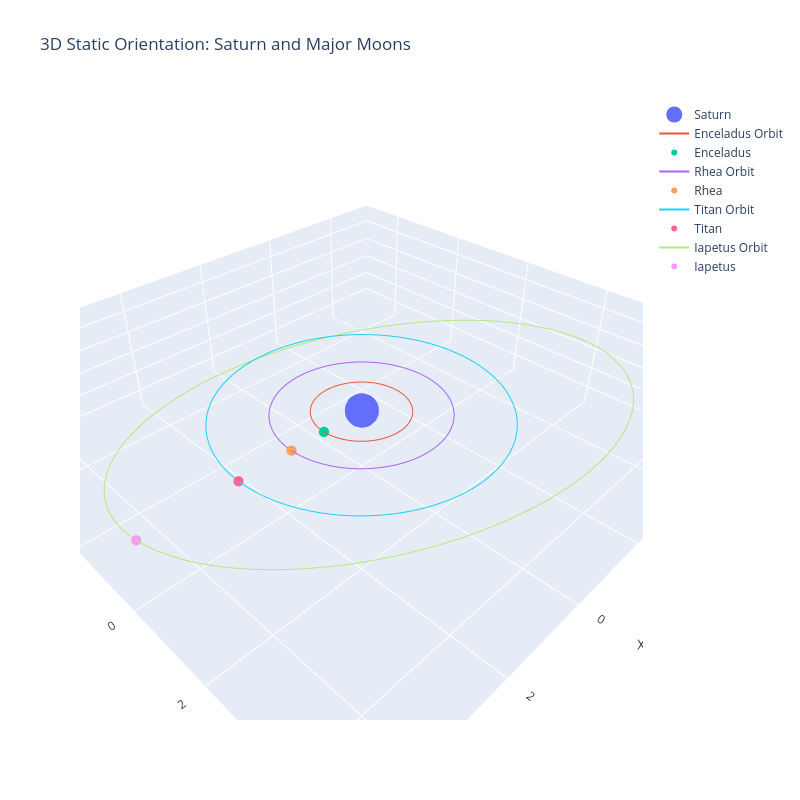

Notebook code for this chart:
### Code cell
# Moon data: (scaled radius, actual inclination in degrees)
moon_data = {
    "Enceladus": (1.0, 0.02),
    "Rhea": (1.8, 0.35),
    "Titan": (3.0, 0.33),
    "Iapetus": (5.0, 15.47)
}

theta = np.linspace(0, 2*np.pi, 400)

fig = go.Figure()

# Saturn at origin
fig.add_trace(go.Scatter3d(
    x=[0], y=[0], z=[0],
    mode='markers',
    marker=dict(size=20),
    name='Saturn'
))

for moon, (radius, inc_deg) in moon_data.items():
    inc = np.radians(inc_deg)  # inclination
    
    # Base orbit in xy-plane
    x = radius * np.cos(theta)
    y_base = radius * np.sin(theta)
    z_base = np.zeros_like(theta)
    
    # Inclined orbit (rotate about x-axis)
    y_rot = y_base * np.cos(inc)
    z_rot = y_base * np.sin(inc)
    
    # Orbit line
    fig.add_trace(go.Scatter3d(
        x=x, y=y_rot, z=z_rot,
        mode='lines',
        line=dict(width=2),
        name=f"{moon} Orbit"
    ))
    
    # Moon position at theta = 0
    fig.add_trace(go.Scatter3d(
        x=[radius], y=[0], z=[0],
        mode='markers',
        marker=dict(size=6),
        name=moon
    ))

# Layout
fig.update_layout(
    title="3D Static Orientation: Saturn and Major Moons",
    scene=dict(
        xaxis_title='X',
        yaxis_title='Y',
        zaxis_title='Z',
        aspectmode='data'
    ),
    width=800,
    height=800,
    showlegend=True
)

fig.show()

# Output is not visible in github webpage, refer to Folder/Output-Plotly

### Figure 1 — Plotly figure (JSON) as saved in the notebook; plotly's stock layout.template omitted (floating-point values rounded to 4 significant figures; data arrays with more than 128 entries replaced by an {"elided": "..."} marker saying what was removed)
{"data": [{"marker": {"size": 20}, "mode": "markers", "name": "Saturn", "type": "scatter3d", "x": [0], "y": [0], "z": [0]}, {"line": {"width": 2}, "mode": "lines", "name": "Enceladus Orbit", "type": "scatter3d", "x": {"elided": "400 float values"}, "y": {"elided": "400 float values"}, "z": {"elided": "400 float values"}}, {"marker": {"size": 6}, "mode": "markers", "name": "Enceladus", "type": "scatter3d", "x": [1], "y": [0], "z": [0]}, {"line": {"width": 2}, "mode": "lines", "name": "Rhea Orbit", "type": "scatter3d", "x": {"elided": "400 float values"}, "y": {"elided": "400 float values"}, "z": {"elided": "400 float values"}}, {"marker": {"size": 6}, "mode": "markers", "name": "Rhea", "type": "scatter3d", "x": [1.8], "y": [0], "z": [0]}, {"line": {"width": 2}, "mode": "lines", "name": "Titan Orbit", "type": "scatter3d", "x": {"elided": "400 float values"}, "y": {"elided": "400 float values"}, "z": {"elided": "400 float values"}}, {"marker": {"size": 6}, "mode": "markers", "name": "Titan", "type": "scatter3d", "x": [3], "y": [0], "z": [0]}, {"line": {"width": 2}, "mode": "lines", "name": "Iapetus Orbit", "type": "scatter3d", "x": {"elided": "400 float values"}, "y": {"elided": "400 float values"}, "z": {"elided": "400 float values"}}, {"marker": {"size": 6}, "mode": "markers", "name": "Iapetus", "type": "scatter3d", "x": [5], "y": [0], "z": [0]}], "layout": {"height": 800, "scene": {"aspectmode": "data", "xaxis": {"title": {"text": "X"}}, "yaxis": {"title": {"text": "Y"}}, "zaxis": {"title": {"text": "Z"}}}, "showlegend": true, "title": {"text": "3D Static Orientation: Saturn and Major Moons"}, "width": 800}}
